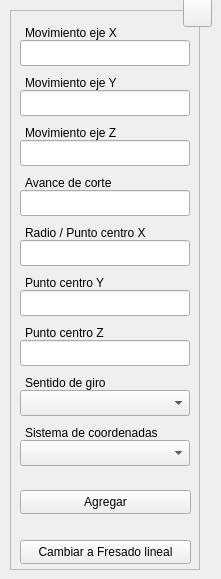
  <widget class="QWidget" name="centralwidget">
   <widget class="QFrame" name="frame">
    <property name="geometry">
     <rect>
      <x>10</x>
      <y>10</y>
      <width>190</width>
      <height>560</height>
     </rect>
    </property>
    <property name="sizePolicy">
     <sizepolicy hsizetype="Fixed" vsizetype="Fixed">
      <horstretch>0</horstretch>
      <verstretch>0</verstretch>
     </sizepolicy>
    </property>
    <property name="minimumSize">
     <size>
      <width>190</width>
      <height>560</height>
     </size>
    </property>
    <property name="maximumSize">
     <size>
      <width>190</width>
      <height>560</height>
     </size>
    </property>
    <property name="frameShape">
     <enum>QFrame::StyledPanel</enum>
    </property>
    <property name="frameShadow">
     <enum>QFrame::Raised</enum>
    </property>
    <widget class="QLineEdit" name="tbx_xin">
     <property name="geometry">
      <rect>
       <x>10</x>
       <y>30</y>
       <width>170</width>
       <height>26</height>
      </rect>
     </property>
     <property name="minimumSize">
      <size>
       <width>170</width>
       <height>0</height>
      </size>
     </property>
     <property name="maximumSize">
      <size>
       <width>170</width>
       <height>16777215</height>
      </size>
     </property>
     <property name="toolTip">
      <string>Digite la dimensión del movimiento en el eje X</string>
     </property>
     <property name="statusTip">
      <string/>
     </property>
     <property name="alignment">
      <set>Qt::AlignCenter</set>
     </property>
     <property name="placeholderText">
      <string/>
     </property>
    </widget>
    <widget class="QLabel" name="lbl_xin">
     <property name="enabled">
      <bool>true</bool>
     </property>
     <property name="geometry">
      <rect>
       <x>15</x>
       <y>10</y>
       <width>105</width>
       <height>26</height>
      </rect>
     </property>
     <property name="text">
      <string>Movimiento eje X</string>
     </property>
     <property name="buddy">
      <cstring>lbl_xin</cstring>
     </property>
    </widget>
    <widget class="QPushButton" name="btn_save">
     <property name="geometry">
      <rect>
       <x>10</x>
       <y>480</y>
       <width>171</width>
       <height>24</height>
      </rect>
     </property>
     <property name="sizePolicy">
      <sizepolicy hsizetype="Expanding" vsizetype="Expanding">
       <horstretch>0</horstretch>
       <verstretch>0</verstretch>
      </sizepolicy>
     </property>
     <property name="minimumSize">
      <size>
       <width>88</width>
       <height>0</height>
      </size>
     </property>
     <property name="toolTip">
      <string>Agregar los datos al programa CNC</string>
     </property>
     <property name="statusTip">
      <string/>
     </property>
     <property name="text">
      <string>Agregar</string>
     </property>
     <property name="shortcut">
      <string>Ctrl+S</string>
     </property>
     <property name="autoDefault">
      <bool>true</bool>
     </property>
    </widget>
    <widget class="QLabel" name="lbl_rot">
     <property name="enabled">
      <bool>true</bool>
     </property>
     <property name="geometry">
      <rect>
       <x>15</x>
       <y>360</y>
       <width>90</width>
       <height>26</height>
      </rect>
     </property>
     <property name="text">
      <string>Sentido de giro</string>
     </property>
     <property name="buddy">
      <cstring>lbl_rot</cstring>
     </property>
    </widget>
    <widget class="QComboBox" name="cbx_rot">
     <property name="geometry">
      <rect>
       <x>10</x>
       <y>380</y>
       <width>170</width>
       <height>26</height>
      </rect>
     </property>
     <property name="minimumSize">
      <size>
       <width>170</width>
       <height>26</height>
      </size>
     </property>
     <property name="maximumSize">
      <size>
       <width>170</width>
       <height>16777215</height>
      </size>
     </property>
     <property name="toolTip">
      <string>Seleccione el tipo de movimiento a ejecutar</string>
     </property>
    </widget>
    <widget class="QLineEdit" name="tbx_zin">
     <property name="geometry">
      <rect>
       <x>10</x>
       <y>130</y>
       <width>170</width>
       <height>26</height>
      </rect>
     </property>
     <property name="minimumSize">
      <size>
       <width>170</width>
       <height>0</height>
      </size>
     </property>
     <property name="maximumSize">
      <size>
       <width>170</width>
       <height>16777215</height>
      </size>
     </property>
     <property name="toolTip">
      <string>Digite la dimensión del movimiento en el eje Z</string>
     </property>
     <property name="statusTip">
      <string/>
     </property>
     <property name="alignment">
      <set>Qt::AlignCenter</set>
     </property>
     <property name="placeholderText">
      <string/>
     </property>
    </widget>
    <widget class="QLabel" name="lbl_zin">
     <property name="enabled">
      <bool>true</bool>
     </property>
     <property name="geometry">
      <rect>
       <x>15</x>
       <y>110</y>
       <width>105</width>
       <height>26</height>
      </rect>
     </property>
     <property name="text">
      <string>Movimiento eje Z</string>
     </property>
     <property name="buddy">
      <cstring>lbl_xin</cstring>
     </property>
    </widget>
    <widget class="QLineEdit" name="tbx_fed">
     <property name="geometry">
      <rect>
       <x>10</x>
       <y>180</y>
       <width>170</width>
       <height>26</height>
      </rect>
     </property>
     <property name="minimumSize">
      <size>
       <width>170</width>
       <height>0</height>
      </size>
     </property>
     <property name="maximumSize">
      <size>
       <width>170</width>
       <height>16777215</height>
      </size>
     </property>
     <property name="toolTip">
      <string>Digite la velocidad de avance de corte</string>
     </property>
     <property name="statusTip">
      <string/>
     </property>
     <property name="alignment">
      <set>Qt::AlignCenter</set>
     </property>
     <property name="placeholderText">
      <string/>
     </property>
    </widget>
    <widget class="QLabel" name="lbl_fed">
     <property name="enabled">
      <bool>true</bool>
     </property>
     <property name="geometry">
      <rect>
       <x>15</x>
       <y>160</y>
       <width>97</width>
       <height>26</height>
      </rect>
     </property>
     <property name="text">
      <string>Avance de corte</string>
     </property>
     <property name="buddy">
      <cstring>lbl_xin</cstring>
     </property>
    </widget>
    <widget class="QPushButton" name="btn_switch">
     <property name="geometry">
      <rect>
       <x>10</x>
       <y>530</y>
       <width>171</width>
       <height>24</height>
      </rect>
     </property>
     <property name="sizePolicy">
      <sizepolicy hsizetype="Expanding" vsizetype="Expanding">
       <horstretch>0</horstretch>
       <verstretch>0</verstretch>
      </sizepolicy>
     </property>
     <property name="minimumSize">
      <size>
       <width>88</width>
       <height>0</height>
      </size>
     </property>
     <property name="toolTip">
      <string>Cambia a la función indicada</string>
     </property>
     <property name="statusTip">
      <string/>
     </property>
     <property name="text">
      <string>Cambiar a Fresado lineal</string>
     </property>
     <property name="shortcut">
      <string>Ctrl+Q</string>
     </property>
     <property name="autoDefault">
      <bool>true</bool>
     </property>
    </widget>
    <widget class="QLineEdit" name="tbx_xcn">
     <property name="geometry">
      <rect>
       <x>10</x>
       <y>230</y>
       <width>170</width>
       <height>26</height>
      </rect>
     </property>
     <property name="minimumSize">
      <size>
       <width>170</width>
       <height>0</height>
      </size>
     </property>
     <property name="maximumSize">
      <size>
       <width>170</width>
       <height>16777215</height>
      </size>
     </property>
     <property name="toolTip">
      <string>Digite la dimensión del radio o el punto centro en el eje X</string>
     </property>
     <property name="statusTip">
      <string/>
     </property>
     <property name="alignment">
      <set>Qt::AlignCenter</set>
     </property>
     <property name="placeholderText">
      <string/>
     </property>
    </widget>
    <widget class="QLabel" name="lbl_xcn">
     <property name="enabled">
      <bool>true</bool>
     </property>
     <property name="geometry">
      <rect>
       <x>15</x>
       <y>210</y>
       <width>132</width>
       <height>26</height>
      </rect>
     </property>
     <property name="text">
      <string>Radio / Punto centro X</string>
     </property>
     <property name="buddy">
      <cstring>lbl_xin</cstring>
     </property>
    </widget>
    <widget class="QLineEdit" name="tbx_yin">
     <property name="geometry">
      <rect>
       <x>10</x>
       <y>80</y>
       <width>170</width>
       <height>26</height>
      </rect>
     </property>
     <property name="minimumSize">
      <size>
       <width>170</width>
       <height>0</height>
      </size>
     </property>
     <property name="maximumSize">
      <size>
       <width>170</width>
       <height>16777215</height>
      </size>
     </property>
     <property name="toolTip">
      <string>Digite la dimensión del movimiento en el eje Y</string>
     </property>
     <property name="statusTip">
      <string/>
     </property>
     <property name="alignment">
      <set>Qt::AlignCenter</set>
     </property>
     <property name="placeholderText">
      <string/>
     </property>
    </widget>
    <widget class="QLabel" name="lbl_yin">
     <property name="enabled">
      <bool>true</bool>
     </property>
     <property name="geometry">
      <rect>
       <x>15</x>
       <y>60</y>
       <width>105</width>
       <height>26</height>
      </rect>
     </property>
     <property name="text">
      <string>Movimiento eje Y</string>
     </property>
     <property name="buddy">
      <cstring>lbl_xin</cstring>
     </property>
    </widget>
    <widget class="QComboBox" name="cbx_sys">
     <property name="geometry">
      <rect>
       <x>10</x>
       <y>430</y>
       <width>170</width>
       <height>26</height>
      </rect>
     </property>
     <property name="minimumSize">
      <size>
       <width>170</width>
       <height>26</height>
      </size>
     </property>
     <property name="maximumSize">
      <size>
       <width>170</width>
       <height>16777215</height>
      </size>
     </property>
     <property name="toolTip">
      <string>Seleccione el sistema de coordenadas a utilizar</string>
     </property>
    </widget>
    <widget class="QLabel" name="lbl_sys">
     <property name="enabled">
      <bool>true</bool>
     </property>
     <property name="geometry">
      <rect>
       <x>15</x>
       <y>410</y>
       <width>139</width>
       <height>26</height>
      </rect>
     </property>
     <property name="text">
      <string>Sistema de coordenadas</string>
     </property>
     <property name="buddy">
      <cstring>lbl_rot</cstring>
     </property>
    </widget>
    <widget class="QLineEdit" name="tbx_ycn">
     <property name="geometry">
      <rect>
       <x>10</x>
       <y>280</y>
       <width>170</width>
       <height>26</height>
      </rect>
     </property>
     <property name="minimumSize">
      <size>
       <width>170</width>
       <height>0</height>
      </size>
     </property>
     <property name="maximumSize">
      <size>
       <width>170</width>
       <height>16777215</height>
      </size>
     </property>
     <property name="toolTip">
      <string>Digite la dimensión del punto centro del radio en el eje Y</string>
     </property>
     <property name="statusTip">
      <string/>
     </property>
     <property name="alignment">
      <set>Qt::AlignCenter</set>
     </property>
     <property name="placeholderText">
      <string/>
     </property>
    </widget>
    <widget class="QLabel" name="lbl_ycn">
     <property name="enabled">
      <bool>true</bool>
     </property>
     <property name="geometry">
      <rect>
       <x>15</x>
       <y>260</y>
       <width>90</width>
       <height>26</height>
      </rect>
     </property>
     <property name="text">
      <string>Punto centro Y</string>
     </property>
     <property name="buddy">
      <cstring>lbl_xin</cstring>
     </property>
    </widget>
    <widget class="QLineEdit" name="tbx_zcn">
     <property name="geometry">
      <rect>
       <x>10</x>
       <y>330</y>
       <width>170</width>
       <height>26</height>
      </rect>
     </property>
     <property name="minimumSize">
      <size>
       <width>170</width>
       <height>0</height>
      </size>
     </property>
     <property name="maximumSize">
      <size>
       <width>170</width>
       <height>16777215</height>
      </size>
     </property>
     <property name="toolTip">
      <string>Digite la dimensión del punto centro del radio en el eje Z</string>
     </property>
     <property name="statusTip">
      <string/>
     </property>
     <property name="alignment">
      <set>Qt::AlignCenter</set>
     </property>
     <property name="placeholderText">
      <string/>
     </property>
    </widget>
    <widget class="QLabel" name="lbl_zcn">
     <property name="enabled">
      <bool>true</bool>
     </property>
     <property name="geometry">
      <rect>
       <x>15</x>
       <y>310</y>
       <width>90</width>
       <height>26</height>
      </rect>
     </property>
     <property name="text">
      <string>Punto centro Z</string>
     </property>
     <property name="buddy">
      <cstring>lbl_xin</cstring>
     </property>
    </widget>
    <zorder>tbx_xin</zorder>
    <zorder>lbl_xin</zorder>
    <zorder>btn_save</zorder>
    <zorder>cbx_rot</zorder>
    <zorder>lbl_rot</zorder>
    <zorder>tbx_zin</zorder>
    <zorder>lbl_zin</zorder>
    <zorder>tbx_fed</zorder>
    <zorder>lbl_fed</zorder>
    <zorder>btn_switch</zorder>
    <zorder>tbx_xcn</zorder>
    <zorder>lbl_xcn</zorder>
    <zorder>tbx_yin</zorder>
    <zorder>lbl_yin</zorder>
    <zorder>cbx_sys</zorder>
    <zorder>lbl_sys</zorder>
    <zorder>tbx_ycn</zorder>
    <zorder>lbl_ycn</zorder>
    <zorder>tbx_zcn</zorder>
    <zorder>lbl_zcn</zorder>
   </widget>
   <widget class="QToolButton" name="btn_help">
    <property name="geometry">
     <rect>
      <x>183</x>
      <y>-2</y>
      <width>29</width>
      <height>29</height>
     </rect>
    </property>
    <property name="font">
     <font>
      <pointsize>20</pointsize>
      <bold>true</bold>
     </font>
    </property>
    <property name="text">
     <string/>
    </property>
    <property name="icon">
     <iconset resource="../../resources/resources.qrc">
      <normaloff>:/icons/question.png</normaloff>:/icons/question.png</iconset>
    </property>
    <property name="iconSize">
     <size>
      <width>20</width>
      <height>20</height>
     </size>
    </property>
    <property name="shortcut">
     <string>F1</string>
    </property>
   </widget>
  </widget>
